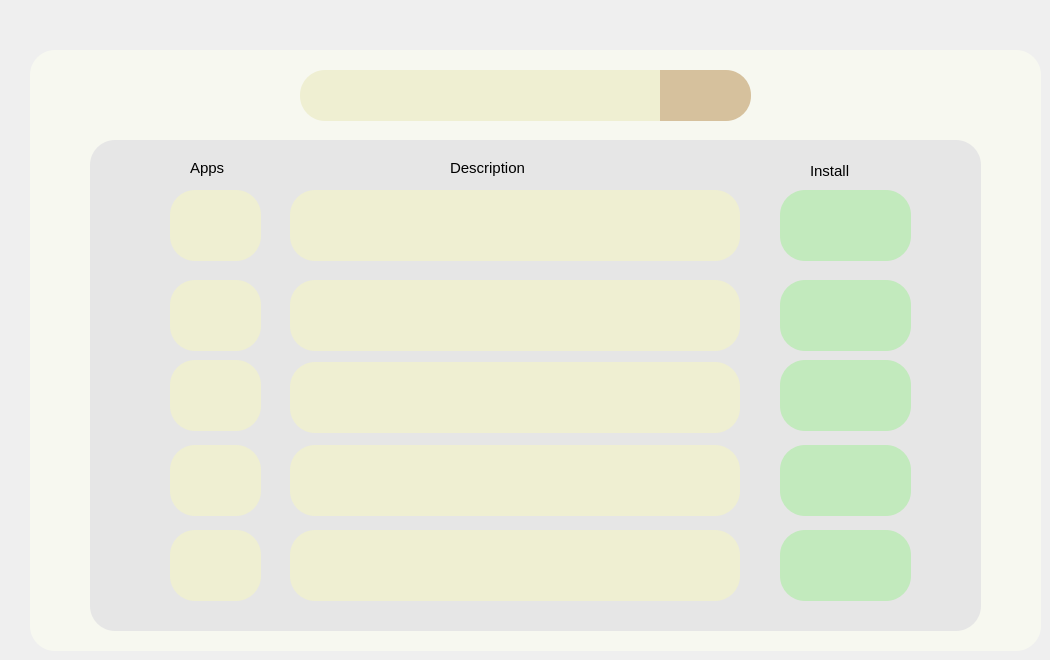
    <widget class="QWidget" name="search">
     <widget class="QLabel" name="label_27">
      <property name="geometry">
       <rect>
        <x>300</x>
        <y>70</y>
        <width>441</width>
        <height>51</height>
       </rect>
      </property>
      <property name="styleSheet">
       <string notr="true">QLabel {
            color: yellow;
			
	background-color: rgb(239, 239, 210);
			padding: 12px;
			border-radius: 25px;
			border-bottom: 30px shadow;
        }
</string>
      </property>
      <property name="text">
       <string/>
      </property>
     </widget>
     <widget class="QLabel" name="label_28">
      <property name="geometry">
       <rect>
        <x>30</x>
        <y>50</y>
        <width>1011</width>
        <height>601</height>
       </rect>
      </property>
      <property name="styleSheet">
       <string notr="true">QLabel {
            color: yellow;
			
	background-color: rgb(247, 248, 240);
			padding: 12px;
			border-radius: 25px;
			border-bottom: 30px shadow;
        }</string>
      </property>
      <property name="text">
       <string/>
      </property>
     </widget>
     <widget class="QFrame" name="search_box_frame">
      <property name="geometry">
       <rect>
        <x>330</x>
        <y>70</y>
        <width>331</width>
        <height>51</height>
       </rect>
      </property>
      <property name="styleSheet">
       <string notr="true">background-color: rgb(239, 239, 210);</string>
      </property>
      <property name="frameShape">
       <enum>QFrame::NoFrame</enum>
      </property>
      <property name="frameShadow">
       <enum>QFrame::Raised</enum>
      </property>
      <property name="lineWidth">
       <number>0</number>
      </property>
      <layout class="QHBoxLayout" name="settings_toggle_1_layout_2">
       <property name="spacing">
        <number>0</number>
       </property>
       <property name="leftMargin">
        <number>0</number>
       </property>
       <property name="topMargin">
        <number>0</number>
       </property>
       <property name="rightMargin">
        <number>0</number>
       </property>
       <property name="bottomMargin">
        <number>0</number>
       </property>
      </layout>
     </widget>
     <widget class="QLabel" name="label_29">
      <property name="geometry">
       <rect>
        <x>90</x>
        <y>140</y>
        <width>891</width>
        <height>491</height>
       </rect>
      </property>
      <property name="styleSheet">
       <string notr="true">QLabel {
        	background-color: rgb(230, 230, 230);
			padding: 12px;
			border-radius: 25px;
			border-bottom: 30px shadow;
        }</string>
      </property>
      <property name="text">
       <string/>
      </property>
     </widget>
     <widget class="QLabel" name="label_30">
      <property name="geometry">
       <rect>
        <x>170</x>
        <y>190</y>
        <width>91</width>
        <height>71</height>
       </rect>
      </property>
      <property name="styleSheet">
       <string notr="true">QLabel {
            color: yellow;
			background-color: rgb(239, 239, 210);
			padding: 12px;
			border-radius: 25px;
			border-bottom: 30px shadow;
        }</string>
      </property>
      <property name="text">
       <string/>
      </property>
     </widget>
     <widget class="QLabel" name="label_31">
      <property name="geometry">
       <rect>
        <x>170</x>
        <y>280</y>
        <width>91</width>
        <height>71</height>
       </rect>
      </property>
      <property name="styleSheet">
       <string notr="true">QLabel {
            color: yellow;
			background-color: rgb(239, 239, 210);
			padding: 12px;
			border-radius: 25px;
			border-bottom: 30px shadow;
        }</string>
      </property>
      <property name="text">
       <string/>
      </property>
     </widget>
     <widget class="QLabel" name="label_32">
      <property name="geometry">
       <rect>
        <x>170</x>
        <y>360</y>
        <width>91</width>
        <height>71</height>
       </rect>
      </property>
      <property name="styleSheet">
       <string notr="true">QLabel {
            color: yellow;
			background-color: rgb(239, 239, 210);
			padding: 12px;
			border-radius: 25px;
			border-bottom: 30px shadow;
        }</string>
      </property>
      <property name="text">
       <string/>
      </property>
     </widget>
     <widget class="QLabel" name="label_33">
      <property name="geometry">
       <rect>
        <x>170</x>
        <y>445</y>
        <width>91</width>
        <height>71</height>
       </rect>
      </property>
      <property name="styleSheet">
       <string notr="true">QLabel {
            color: yellow;
			background-color: rgb(239, 239, 210);
			padding: 12px;
			border-radius: 25px;
			border-bottom: 30px shadow;
        }</string>
      </property>
      <property name="text">
       <string/>
      </property>
     </widget>
     <widget class="QLabel" name="label_34">
      <property name="geometry">
       <rect>
        <x>170</x>
        <y>530</y>
        <width>91</width>
        <height>71</height>
       </rect>
      </property>
      <property name="styleSheet">
       <string notr="true">QLabel {
            color: yellow;
			background-color: rgb(239, 239, 210);
			padding: 12px;
			border-radius: 25px;
			border-bottom: 30px shadow;
        }</string>
      </property>
      <property name="text">
       <string/>
      </property>
     </widget>
     <widget class="QLabel" name="label_35">
      <property name="geometry">
       <rect>
        <x>290</x>
        <y>190</y>
        <width>450</width>
        <height>71</height>
       </rect>
      </property>
      <property name="styleSheet">
       <string notr="true">QLabel {
            color: yellow;
			
	background-color: rgb(239, 239, 210);
			padding: 12px;
			border-radius: 25px;
			border-bottom: 30px shadow;
        }
</string>
      </property>
      <property name="text">
       <string/>
      </property>
     </widget>
     <widget class="QLabel" name="label_36">
      <property name="geometry">
       <rect>
        <x>290</x>
        <y>280</y>
        <width>450</width>
        <height>71</height>
       </rect>
      </property>
      <property name="styleSheet">
       <string notr="true">QLabel {
            color: yellow;
			
	background-color: rgb(239, 239, 210);
			padding: 12px;
			border-radius: 25px;
			border-bottom: 30px shadow;
        }
</string>
      </property>
      <property name="text">
       <string/>
      </property>
     </widget>
     <widget class="QLabel" name="label_37">
      <property name="geometry">
       <rect>
        <x>290</x>
        <y>362</y>
        <width>450</width>
        <height>71</height>
       </rect>
      </property>
      <property name="styleSheet">
       <string notr="true">QLabel {
            color: yellow;
			
	background-color: rgb(239, 239, 210);
			padding: 12px;
			border-radius: 25px;
			border-bottom: 30px shadow;
        }
</string>
      </property>
      <property name="text">
       <string/>
      </property>
     </widget>
     <widget class="QLabel" name="label_38">
      <property name="geometry">
       <rect>
        <x>290</x>
        <y>445</y>
        <width>450</width>
        <height>71</height>
       </rect>
      </property>
      <property name="styleSheet">
       <string notr="true">QLabel {
            color: yellow;
			
	background-color: rgb(239, 239, 210);
			padding: 12px;
			border-radius: 25px;
			border-bottom: 30px shadow;
        }
</string>
      </property>
      <property name="text">
       <string/>
      </property>
     </widget>
     <widget class="QLabel" name="label_39">
      <property name="geometry">
       <rect>
        <x>290</x>
        <y>530</y>
        <width>450</width>
        <height>71</height>
       </rect>
      </property>
      <property name="styleSheet">
       <string notr="true">QLabel {
            color: yellow;
			
	background-color: rgb(239, 239, 210);
			padding: 12px;
			border-radius: 25px;
			border-bottom: 30px shadow;
        }
</string>
      </property>
      <property name="text">
       <string/>
      </property>
     </widget>
     <widget class="QLabel" name="label_40">
      <property name="geometry">
       <rect>
        <x>780</x>
        <y>190</y>
        <width>131</width>
        <height>71</height>
       </rect>
      </property>
      <property name="styleSheet">
       <string notr="true">QLabel {
            color: yellow;
			
	background-color: rgb(194, 234, 189);
			padding: 12px;
			border-radius: 25px;
			border-bottom: 30px shadow;
        }</string>
      </property>
      <property name="text">
       <string/>
      </property>
     </widget>
     <widget class="QLabel" name="label_41">
      <property name="geometry">
       <rect>
        <x>780</x>
        <y>280</y>
        <width>131</width>
        <height>71</height>
       </rect>
      </property>
      <property name="styleSheet">
       <string notr="true">QLabel {
            color: yellow;
			
	background-color: rgb(194, 234, 189);
			padding: 12px;
			border-radius: 25px;
			border-bottom: 30px shadow;
        }</string>
      </property>
      <property name="text">
       <string/>
      </property>
     </widget>
     <widget class="QLabel" name="label_42">
      <property name="geometry">
       <rect>
        <x>780</x>
        <y>360</y>
        <width>131</width>
        <height>71</height>
       </rect>
      </property>
      <property name="styleSheet">
       <string notr="true">QLabel {
            color: yellow;
			
	background-color: rgb(194, 234, 189);
			padding: 12px;
			border-radius: 25px;
			border-bottom: 30px shadow;
        }</string>
      </property>
      <property name="text">
       <string/>
      </property>
     </widget>
     <widget class="QLabel" name="label_43">
      <property name="geometry">
       <rect>
        <x>780</x>
        <y>445</y>
        <width>131</width>
        <height>71</height>
       </rect>
      </property>
      <property name="styleSheet">
       <string notr="true">QLabel {
            color: yellow;
			
	background-color: rgb(194, 234, 189);
			padding: 12px;
			border-radius: 25px;
			border-bottom: 30px shadow;
        }</string>
      </property>
      <property name="text">
       <string/>
      </property>
     </widget>
     <widget class="QLabel" name="label_44">
      <property name="geometry">
       <rect>
        <x>780</x>
        <y>530</y>
        <width>131</width>
        <height>71</height>
       </rect>
      </property>
      <property name="styleSheet">
       <string notr="true">QLabel {
            color: yellow;
			
	background-color: rgb(194, 234, 189);
			padding: 12px;
			border-radius: 25px;
			border-bottom: 30px shadow;
        }</string>
      </property>
      <property name="text">
       <string/>
      </property>
     </widget>
     <widget class="QLabel" name="label_7">
      <property name="geometry">
       <rect>
        <x>190</x>
        <y>160</y>
        <width>49</width>
        <height>16</height>
       </rect>
      </property>
      <property name="font">
       <font>
        <pointsize>11</pointsize>
       </font>
      </property>
      <property name="styleSheet">
       <string notr="true">background-color: rgb(230, 230, 230);</string>
      </property>
      <property name="text">
       <string>Apps</string>
      </property>
     </widget>
     <widget class="QLabel" name="label_8">
      <property name="geometry">
       <rect>
        <x>450</x>
        <y>160</y>
        <width>91</width>
        <height>16</height>
       </rect>
      </property>
      <property name="font">
       <font>
        <pointsize>11</pointsize>
       </font>
      </property>
      <property name="styleSheet">
       <string notr="true">background-color: rgb(230, 230, 230);</string>
      </property>
      <property name="text">
       <string>Description</string>
      </property>
     </widget>
     <widget class="QLabel" name="label_9">
      <property name="geometry">
       <rect>
        <x>810</x>
        <y>163</y>
        <width>91</width>
        <height>16</height>
       </rect>
      </property>
      <property name="font">
       <font>
        <pointsize>11</pointsize>
       </font>
      </property>
      <property name="styleSheet">
       <string notr="true">background-color: rgb(230, 230, 230);</string>
      </property>
      <property name="text">
       <string>Install</string>
      </property>
     </widget>
     <widget class="QLabel" name="label_45">
      <property name="geometry">
       <rect>
        <x>660</x>
        <y>70</y>
        <width>91</width>
        <height>51</height>
       </rect>
      </property>
      <property name="cursor">
       <cursorShape>ArrowCursor</cursorShape>
      </property>
      <property name="styleSheet">
       <string notr="true">QLabel {
			
			background-color: rgb(214, 193, 157);
			padding: 12px;
			border-bottom-right-radius: 25px;
			border-top-right-radius: 25px;
			border-bottom: 30px shadow;
        }</string>
      </property>
      <property name="text">
       <string>Enter</string>
      </property>
     </widget>
     <widget class="QFrame" name="app_desc_frame_1">
      <property name="geometry">
       <rect>
        <x>320</x>
        <y>210</y>
        <width>391</width>
        <height>51</height>
       </rect>
      </property>
      <property name="styleSheet">
       <string notr="true">background-color: rgb(239, 239, 210);</string>
      </property>
      <property name="frameShape">
       <enum>QFrame::NoFrame</enum>
      </property>
      <property name="frameShadow">
       <enum>QFrame::Raised</enum>
      </property>
      <property name="lineWidth">
       <number>0</number>
      </property>
      <layout class="QHBoxLayout" name="app_desc_1_layout">
       <property name="spacing">
        <number>0</number>
       </property>
       <property name="leftMargin">
        <number>0</number>
       </property>
       <property name="topMargin">
        <number>0</number>
       </property>
       <property name="rightMargin">
        <number>0</number>
       </property>
       <property name="bottomMargin">
        <number>0</number>
       </property>
      </layout>
     </widget>
     <widget class="QFrame" name="app_desc_frame_2">
      <property name="geometry">
       <rect>
        <x>320</x>
        <y>290</y>
        <width>391</width>
        <height>51</height>
       </rect>
      </property>
      <property name="styleSheet">
       <string notr="true">background-color: rgb(239, 239, 210);</string>
      </property>
      <property name="frameShape">
       <enum>QFrame::NoFrame</enum>
      </property>
      <property name="frameShadow">
       <enum>QFrame::Raised</enum>
      </property>
      <property name="lineWidth">
       <number>0</number>
      </property>
      <layout class="QHBoxLayout" name="app_desc_2_layout">
       <property name="spacing">
        <number>0</number>
       </property>
       <property name="leftMargin">
        <number>0</number>
       </property>
       <property name="topMargin">
        <number>0</number>
       </property>
       <property name="rightMargin">
        <number>0</number>
       </property>
       <property name="bottomMargin">
        <number>0</number>
       </property>
      </layout>
     </widget>
     <widget class="QFrame" name="app_desc_frame_3">
      <property name="geometry">
       <rect>
        <x>320</x>
        <y>370</y>
        <width>391</width>
        <height>51</height>
       </rect>
      </property>
      <property name="styleSheet">
       <string notr="true">background-color: rgb(239, 239, 210);</string>
      </property>
      <property name="frameShape">
       <enum>QFrame::NoFrame</enum>
      </property>
      <property name="frameShadow">
       <enum>QFrame::Raised</enum>
      </property>
      <property name="lineWidth">
       <number>0</number>
      </property>
      <layout class="QHBoxLayout" name="app_desc_3_layout">
       <property name="spacing">
        <number>0</number>
       </property>
       <property name="leftMargin">
        <number>0</number>
       </property>
       <property name="topMargin">
        <number>0</number>
       </property>
       <property name="rightMargin">
        <number>0</number>
       </property>
       <property name="bottomMargin">
        <number>0</number>
       </property>
      </layout>
     </widget>
     <widget class="QFrame" name="app_desc_frame_4">
      <property name="geometry">
       <rect>
        <x>320</x>
        <y>460</y>
        <width>391</width>
        <height>51</height>
       </rect>
      </property>
      <property name="styleSheet">
       <string notr="true">background-color: rgb(239, 239, 210);</string>
      </property>
      <property name="frameShape">
       <enum>QFrame::NoFrame</enum>
      </property>
      <property name="frameShadow">
       <enum>QFrame::Raised</enum>
      </property>
      <property name="lineWidth">
       <number>0</number>
      </property>
      <layout class="QHBoxLayout" name="app_desc_4_layout">
       <property name="spacing">
        <number>0</number>
       </property>
       <property name="leftMargin">
        <number>0</number>
       </property>
       <property name="topMargin">
        <number>0</number>
       </property>
       <property name="rightMargin">
        <number>0</number>
       </property>
       <property name="bottomMargin">
        <number>0</number>
       </property>
      </layout>
     </widget>
     <widget class="QFrame" name="app_desc_frame_5">
      <property name="geometry">
       <rect>
        <x>320</x>
        <y>540</y>
        <width>391</width>
        <height>51</height>
       </rect>
      </property>
      <property name="styleSheet">
       <string notr="true">background-color: rgb(239, 239, 210);</string>
      </property>
      <property name="frameShape">
       <enum>QFrame::NoFrame</enum>
      </property>
      <property name="frameShadow">
       <enum>QFrame::Raised</enum>
      </property>
      <property name="lineWidth">
       <number>0</number>
      </property>
      <layout class="QHBoxLayout" name="app_desc_5_layout">
       <property name="spacing">
        <number>0</number>
       </property>
       <property name="leftMargin">
        <number>0</number>
       </property>
       <property name="topMargin">
        <number>0</number>
       </property>
       <property name="rightMargin">
        <number>0</number>
       </property>
       <property name="bottomMargin">
        <number>0</number>
       </property>
      </layout>
     </widget>
     <widget class="QFrame" name="app_install_frame_1">
      <property name="geometry">
       <rect>
        <x>790</x>
        <y>200</y>
        <width>101</width>
        <height>51</height>
       </rect>
      </property>
      <property name="cursor">
       <cursorShape>PointingHandCursor</cursorShape>
      </property>
      <property name="styleSheet">
       <string notr="true">background-color: rgb(194, 234, 189);</string>
      </property>
      <property name="frameShape">
       <enum>QFrame::NoFrame</enum>
      </property>
      <property name="frameShadow">
       <enum>QFrame::Raised</enum>
      </property>
      <property name="lineWidth">
       <number>0</number>
      </property>
      <layout class="QHBoxLayout" name="app_install_1_layout">
       <property name="spacing">
        <number>0</number>
       </property>
       <property name="leftMargin">
        <number>0</number>
       </property>
       <property name="topMargin">
        <number>0</number>
       </property>
       <property name="rightMargin">
        <number>0</number>
       </property>
       <property name="bottomMargin">
        <number>0</number>
       </property>
      </layout>
     </widget>
     <widget class="QFrame" name="app_install_frame_2">
      <property name="geometry">
       <rect>
        <x>790</x>
        <y>290</y>
        <width>101</width>
        <height>51</height>
       </rect>
      </property>
      <property name="cursor">
       <cursorShape>PointingHandCursor</cursorShape>
      </property>
      <property name="styleSheet">
       <string notr="true">background-color: rgb(194, 234, 189);</string>
      </property>
      <property name="frameShape">
       <enum>QFrame::NoFrame</enum>
      </property>
      <property name="frameShadow">
       <enum>QFrame::Raised</enum>
      </property>
      <property name="lineWidth">
       <number>0</number>
      </property>
      <layout class="QHBoxLayout" name="app_install_2_layout">
       <property name="spacing">
        <number>0</number>
       </property>
       <property name="leftMargin">
        <number>0</number>
       </property>
       <property name="topMargin">
        <number>0</number>
       </property>
       <property name="rightMargin">
        <number>0</number>
       </property>
       <property name="bottomMargin">
        <number>0</number>
       </property>
      </layout>
     </widget>
     <widget class="QFrame" name="app_install_frame_3">
      <property name="geometry">
       <rect>
        <x>790</x>
        <y>370</y>
        <width>101</width>
        <height>51</height>
       </rect>
      </property>
      <property name="cursor">
       <cursorShape>PointingHandCursor</cursorShape>
      </property>
      <property name="styleSheet">
       <string notr="true">background-color: rgb(194, 234, 189);</string>
      </property>
      <property name="frameShape">
       <enum>QFrame::NoFrame</enum>
      </property>
      <property name="frameShadow">
       <enum>QFrame::Raised</enum>
      </property>
      <property name="lineWidth">
       <number>0</number>
      </property>
      <layout class="QHBoxLayout" name="app_install_3_layout">
       <property name="spacing">
        <number>0</number>
       </property>
       <property name="leftMargin">
        <number>0</number>
       </property>
       <property name="topMargin">
        <number>0</number>
       </property>
       <property name="rightMargin">
        <number>0</number>
       </property>
       <property name="bottomMargin">
        <number>0</number>
       </property>
      </layout>
     </widget>
     <widget class="QFrame" name="app_install_frame_4">
      <property name="geometry">
       <rect>
        <x>790</x>
        <y>450</y>
        <width>101</width>
        <height>51</height>
       </rect>
      </property>
      <property name="cursor">
       <cursorShape>PointingHandCursor</cursorShape>
      </property>
      <property name="styleSheet">
       <string notr="true">background-color: rgb(194, 234, 189);</string>
      </property>
      <property name="frameShape">
       <enum>QFrame::NoFrame</enum>
      </property>
      <property name="frameShadow">
       <enum>QFrame::Raised</enum>
      </property>
      <property name="lineWidth">
       <number>0</number>
      </property>
      <layout class="QHBoxLayout" name="app_install_4_layout">
       <property name="spacing">
        <number>0</number>
       </property>
       <property name="leftMargin">
        <number>0</number>
       </property>
       <property name="topMargin">
        <number>0</number>
       </property>
       <property name="rightMargin">
        <number>0</number>
       </property>
       <property name="bottomMargin">
        <number>0</number>
       </property>
      </layout>
     </widget>
     <widget class="QFrame" name="app_install_frame_5">
      <property name="geometry">
       <rect>
        <x>790</x>
        <y>540</y>
        <width>101</width>
        <height>51</height>
       </rect>
      </property>
      <property name="cursor">
       <cursorShape>PointingHandCursor</cursorShape>
      </property>
      <property name="styleSheet">
       <string notr="true">background-color: rgb(194, 234, 189);</string>
      </property>
      <property name="frameShape">
       <enum>QFrame::NoFrame</enum>
      </property>
      <property name="frameShadow">
       <enum>QFrame::Raised</enum>
      </property>
      <property name="lineWidth">
       <number>0</number>
      </property>
      <layout class="QHBoxLayout" name="app_install_5_layout">
       <property name="spacing">
        <number>0</number>
       </property>
       <property name="leftMargin">
        <number>0</number>
       </property>
       <property name="topMargin">
        <number>0</number>
       </property>
       <property name="rightMargin">
        <number>0</number>
       </property>
       <property name="bottomMargin">
        <number>0</number>
       </property>
      </layout>
     </widget>
     <widget class="QFrame" name="app_search_frame">
      <property name="geometry">
       <rect>
        <x>670</x>
        <y>80</y>
        <width>71</width>
        <height>31</height>
       </rect>
      </property>
      <property name="cursor">
       <cursorShape>PointingHandCursor</cursorShape>
      </property>
      <property name="styleSheet">
       <string notr="true">background-color: rgb(214, 193, 157);
</string>
      </property>
      <property name="frameShape">
       <enum>QFrame::NoFrame</enum>
      </property>
      <property name="frameShadow">
       <enum>QFrame::Raised</enum>
      </property>
      <property name="lineWidth">
       <number>0</number>
      </property>
      <layout class="QHBoxLayout" name="app_search_layout_">
       <property name="spacing">
        <number>0</number>
       </property>
       <property name="leftMargin">
        <number>0</number>
       </property>
       <property name="topMargin">
        <number>0</number>
       </property>
       <property name="rightMargin">
        <number>0</number>
       </property>
       <property name="bottomMargin">
        <number>0</number>
       </property>
      </layout>
     </widget>
     <zorder>label_28</zorder>
     <zorder>label_29</zorder>
     <zorder>label_27</zorder>
     <zorder>search_box_frame</zorder>
     <zorder>label_30</zorder>
     <zorder>label_31</zorder>
     <zorder>label_32</zorder>
     <zorder>label_33</zorder>
     <zorder>label_34</zorder>
     <zorder>label_35</zorder>
     <zorder>label_36</zorder>
     <zorder>label_37</zorder>
     <zorder>label_38</zorder>
     <zorder>label_39</zorder>
     <zorder>label_40</zorder>
     <zorder>label_41</zorder>
     <zorder>label_42</zorder>
     <zorder>label_43</zorder>
     <zorder>label_44</zorder>
     <zorder>label_7</zorder>
     <zorder>label_8</zorder>
     <zorder>app_desc_frame_1</zorder>
     <zorder>app_desc_frame_2</zorder>
     <zorder>app_desc_frame_3</zorder>
     <zorder>app_desc_frame_4</zorder>
     <zorder>app_desc_frame_5</zorder>
     <zorder>app_install_frame_1</zorder>
     <zorder>label_9</zorder>
     <zorder>app_install_frame_2</zorder>
     <zorder>app_install_frame_3</zorder>
     <zorder>app_install_frame_4</zorder>
     <zorder>app_install_frame_5</zorder>
     <zorder>label_45</zorder>
     <zorder>app_search_frame</zorder>
    </widget>
